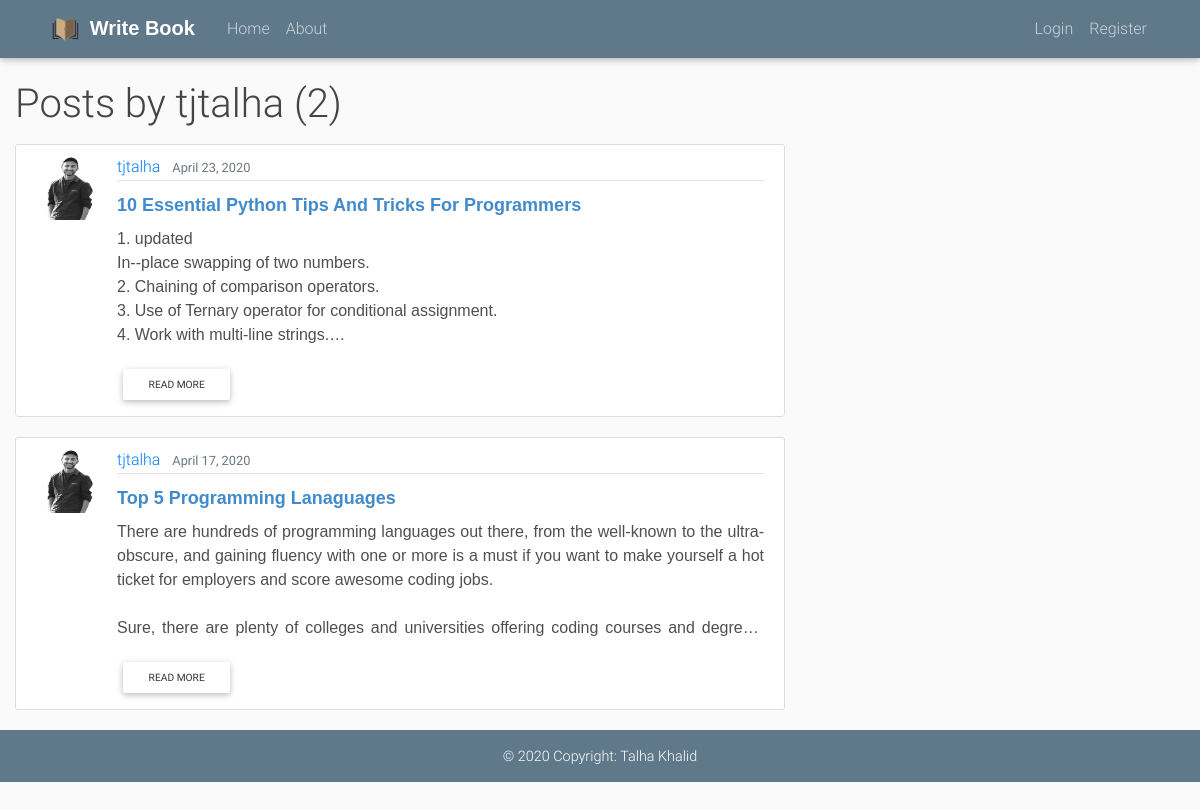
/user/tjtalha, run on the app's committed database.
### blog/models.py (models this page shows, shortened)
class Post(models.Model):
    title = models.CharField(max_length=100)
    content = models.TextField()
    date_posted = models.DateTimeField(default=timezone.now)
    author = models.ForeignKey(User, on_delete=models.CASCADE)

### users/models.py (models this page shows, shortened)
class Profile(models.Model):
    user = models.OneToOneField(User, on_delete=models.CASCADE)
    image = models.ImageField(default='default.png', upload_to='profile_pics')

### blog/views.py (the view)
# urls.py: path('user/<str:username>', UserPostListView.as_view(), name='user-posts'),
class UserPostListView(ListView):
    model = Post
    template_name = 'blog/user_posts.html'  # <app>/<model>_<viewtype>.html
    context_object_name = 'posts'
    paginate_by = 5
    def get_queryset(self):
        user = get_object_or_404(User, username=self.kwargs.get('username'))
        return Post.objects.filter(author=user).order_by('-date_posted')

### templates/blog/user_posts.html (shortened to what this page needs)
{% extends 'base.html' %}
{% load static %}
{% block content %}
      <div class="col-md-8">
        <h1 class="mb-3">Posts by {{ view.kwargs.username }} ({{ page_obj.paginator.count }})</h1>
        {% for post in posts %}
        <article class="media content-section">
        <img class='rounded-cirle article-img' src="{{ post.author.profile.image.url }}">
        <div class="media-body">
            <div class="article-metadata">
            <a class="mr-2" href="{% url 'user-posts' post.author.username %}">{{ post.author }}</a>
            <small class="text-muted">{{ post.date_posted |date:"F d, Y" }}</small>
            </div>
            <h3><a class=" article-title" href="{% url 'post-detail' post.id %}">{{ post.title }}</a></h3>
            <p class="dark-grey-text article-content blog-home-text-content">{{ post.content }}</p>
            <a href="{% url 'post-detail' post.id %}" class="btn btn-sm btn-rounded btn-md">Read more</a>
        </div>
        </article>
        {% endfor %}
        </div>
{% endblock %}

### main/static/css/main.css (style rules this page uses)
body { background: #fafafa; color: #333333; margin-top: 5rem; }
h1, h2, h3, h4, h5, h6 { color: #444444; }
.content-section { background: #ffffff; padding: 10px 20px; border: 1px solid #dddddd; border-radius: 3px; margin-bottom: 20px; }
.article-title { color: #444444; }
.article-content { white-space: pre-line; }
.article-img { height: 65px; width: 65px; margin-right: 16px; }
.article-metadata { padding-bottom: 1px; margin-bottom: 4px; border-bottom: 1px solid #e3e3e3 }

### data on the page
Post: author.profile.image (picture), author "tjtalha", date_posted "April 23, 2020", title "10 Essential Python Tips And Tricks For Programmers", content "1. updated In--place swapping of two numbers. 2. Chaining of comparison operators. 3. Use of Ternary operator for conditional assignment. 4. Work with multi-line…"
Post: author.profile.image (picture), author "tjtalha", date_posted "April 17, 2020", title "Top 5 Programming Lanaguages", content "There are hundreds of programming languages out there, from the well-known to the ultra-obscure, and gaining fluency with one or more is a must if you want to make yourself a hot ticket for employers and score awesome coding jobs. Sure, there are plenty of colleges and universities offering coding courses and…"

### other printed values
{{ view.kwargs.username }} "tjtalha"
{{ page_obj.paginator.count }} "2"
